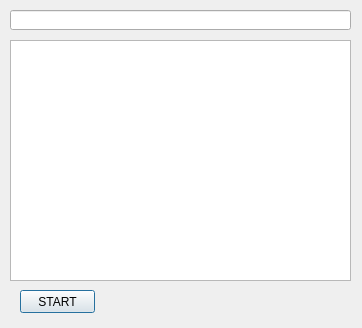
<?xml version="1.0" encoding="UTF-8"?>
<ui version="4.0">
 <class>Dialog</class>
 <widget class="QDialog" name="Dialog">
  <property name="geometry">
   <rect>
    <x>0</x>
    <y>0</y>
    <width>362</width>
    <height>328</height>
   </rect>
  </property>
  <property name="windowTitle">
   <string>Dialog</string>
  </property>
  <widget class="QLineEdit" name="name_line">
   <property name="geometry">
    <rect>
     <x>10</x>
     <y>10</y>
     <width>341</width>
     <height>20</height>
    </rect>
   </property>
  </widget>
  <widget class="QPushButton" name="start_button">
   <property name="geometry">
    <rect>
     <x>20</x>
     <y>290</y>
     <width>75</width>
     <height>23</height>
    </rect>
   </property>
   <property name="text">
    <string>START</string>
   </property>
  </widget>
  <widget class="QListWidget" name="list">
   <property name="geometry">
    <rect>
     <x>10</x>
     <y>40</y>
     <width>341</width>
     <height>241</height>
    </rect>
   </property>
   <property name="editTriggers">
    <set>QAbstractItemView::NoEditTriggers</set>
   </property>
   <property name="defaultDropAction">
    <enum>Qt::IgnoreAction</enum>
   </property>
  </widget>
 </widget>
 <resources/>
 <connections/>
</ui>
